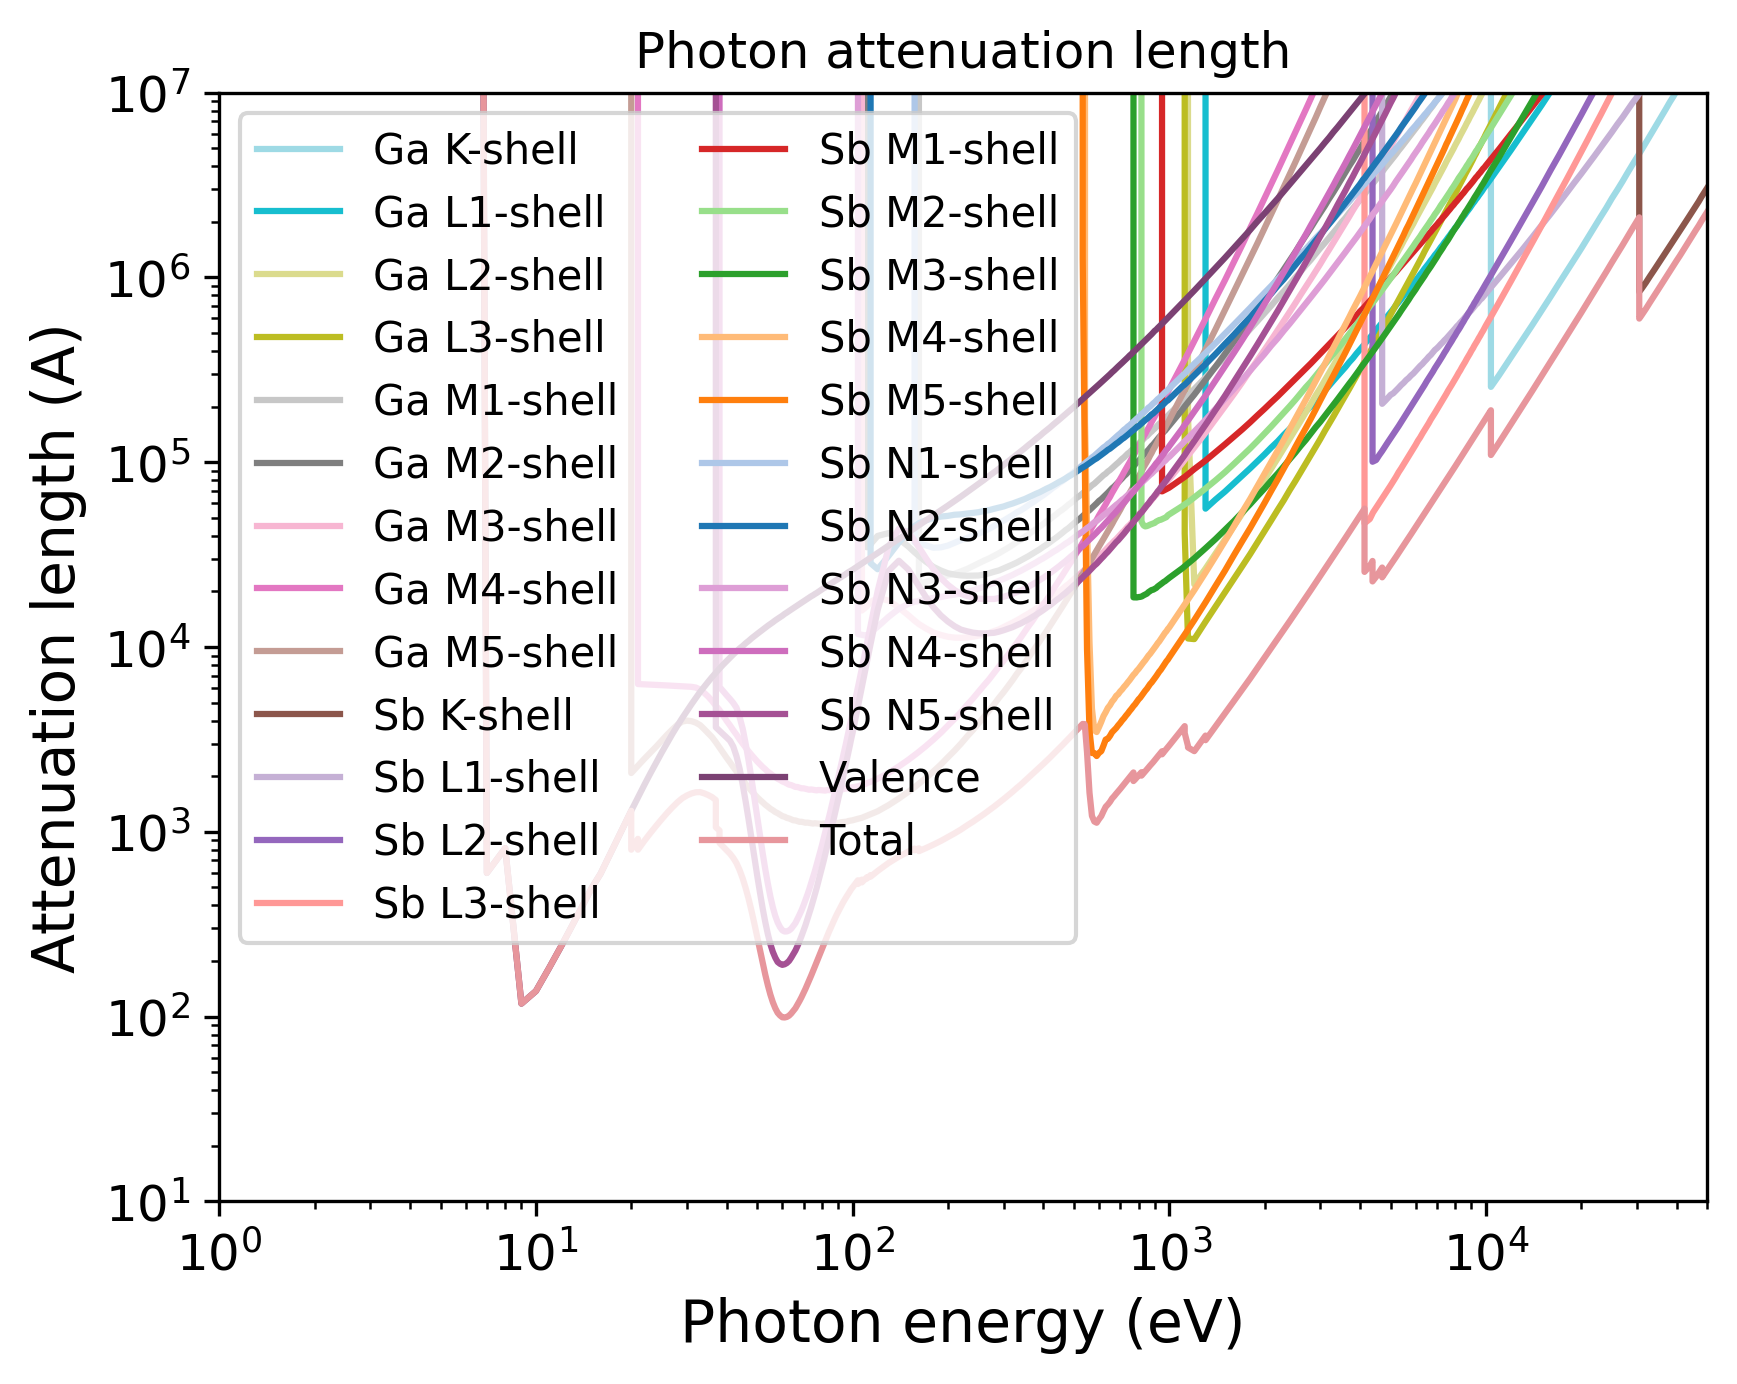

Recreate this plot in Python.
import pandas as pd
import numpy as np
import matplotlib.pyplot as plt
import matplotlib.cm as cm
# Set the format:
plt.xlabel("Photon energy (eV)", fontsize=14)
plt.ylabel("Attenuation length (A)", fontsize=14)
plt.xticks(fontsize=12)
plt.yticks(fontsize=12)
plt.grid(False)
# Set the axes:
# Read the output file:
df = pd.read_csv(r"OUTPUT_GaSb_Photon_IMFP.dat", sep=r'\s+', header=None, comment="#", skipinitialspace=True)
plt.xscale("log")
plt.yscale("log")
# Prepare the plot:
columns_to_plot = [ 1, 2, 3, 4, 5, 6, 7, 8, 9, 10, 11, 12, 13, 14, 15, 16, 17, 18, 19, 20, 21, 22, 23, 24, 25]
labels = [ "Ga K-shell", "Ga L1-shell", "Ga L2-shell", "Ga L3-shell", "Ga M1-shell", "Ga M2-shell", "Ga M3-shell", "Ga M4-shell", "Ga M5-shell", "Sb K-shell", "Sb L1-shell", "Sb L2-shell", "Sb L3-shell", "Sb M1-shell", "Sb M2-shell", "Sb M3-shell", "Sb M4-shell", "Sb M5-shell", "Sb N1-shell", "Sb N2-shell", "Sb N3-shell", "Sb N4-shell", "Sb N5-shell", "Valence", "Total"]
# Create N distinct colors from a colormap
N = len(columns_to_plot)
colors = np.vstack([plt.cm.tab20(np.linspace(1, 0, 20)), plt.cm.tab20b(np.linspace(1, 0, 20))])
# Set line styles:
linestyles = [ "-", "-", "-", "-", "-", "-", "-", "-", "-", "-", "-", "-", "-", "-", "-", "-", "-", "-", "-", "-", "-", "-", "-", "-", "-"]
for i, col in enumerate(columns_to_plot):
    color = colors[i % len(colors)]
    ls    = linestyles[i % len(linestyles)]
    label = labels[i % len(labels)]
    plt.plot(df.iloc[:, 0], df.iloc[:, col],
    color=color,
    label=label,
    linestyle=ls)
plt.xlim(1.00000000,50000.00000000)
plt.ylim(10.00000000,10000000.00000000)
plt.title("Photon attenuation length")
plt.legend(loc="best", fontsize=10, ncol=2)
# Save the plot in this format:
plt.savefig("OUTPUT_MFP_photon.png", dpi=300, bbox_inches="tight")
